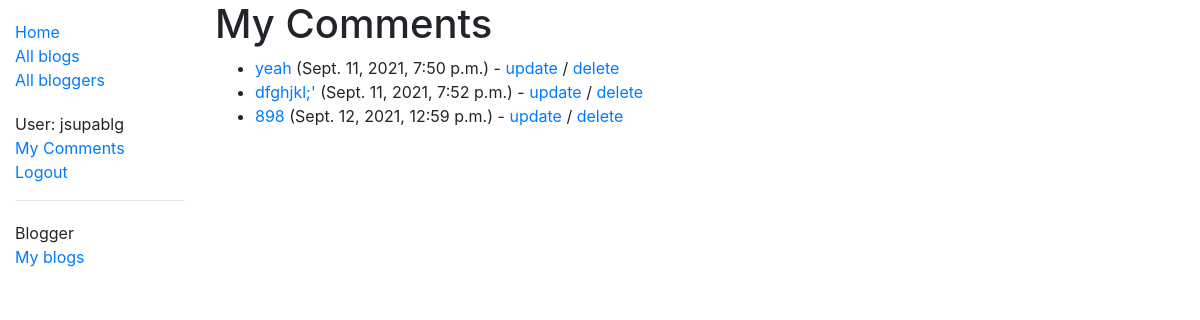
The app's page /blog/comments/ (signed in) with its own data.
### blog/models.py (models this page shows, shortened)
class Comment(models.Model):
    description = models.TextField(max_length=1000, help_text='Enter comment about blog here.')
    blog = models.ForeignKey('Blog', on_delete=models.CASCADE)
    author = models.ForeignKey(User, on_delete=models.SET_NULL, null=True)
    post_date = models.DateTimeField(auto_now_add=True)
    class Meta:
        ordering = ['post_date']
    def display_short_comment_description(self):
        if len(self.description) > 75:
            self.description = self.description[:75]
            return self.description + ' ...'
        return self.description
    display_short_comment_description.short_description = 'Comment'
    def display_short_blog_name(self):
        """Create a string for the blog name. This is required to display the first 10 words of blog name in the admin interface."""
        test  =  str(self.blog)
        if len(test) > 10:
            test = test[:10]
            return test + ' ...'
        return test
    display_short_blog_name.short_description = 'Post'

### blog/views.py (the view)
# urls.py: path('comments/', views.CommentsByUserListView.as_view(), name='my-comments'),
class CommentsByUserListView(LoginRequiredMixin,generic.ListView):
    model = Comment
    template_name ='blog/comment_list_by_user.html'
    paginate_by = 5
    def get_queryset(self):
        return Comment.objects.filter(author=self.request.user)

### blog/templates/blog/comment_list_by_user.html
{% extends "base_generic.html" %}
{% block content %}
    <h1>My Comments</h1>
    {% if comment_list %}
    <ul>
      {% for comment in comment_list %}
        <li>
            <a href="{% url 'blog-detail' comment.blog.pk %}">{{comment.display_short_comment_description}}</a> ({{ comment.post_date }}) - <a href="{% url 'comment-update' comment.id %}">update</a> / <a href="{% url 'comment-delete' comment.id %}">delete</a>
        </li>
      {% endfor %}
    </ul>
    {% else %}
      <p><a href="{% url 'blogs' %}">Add your comments for these blog posts.</a></p>
    {% endif %}
{% endblock %}

### blog/templates/base_generic.html (shortened to what this page needs)
<!DOCTYPE html>
<html lang="en">
<head>
  <link rel="stylesheet" href="https://cdn.jsdelivr.net/npm/bootstrap@4.5.3/dist/css/bootstrap.min.css">
  {% load static %}
  <link rel="stylesheet" href="{% static 'css/styles.css' %}">
</head>
<body>
  <div class="container-fluid">
    <div class="row">
      <div class="col-sm-2">
      {% block sidebar %}
        <ul class="sidebar-nav">
          <li><a href="{% url 'index' %}">Home</a></li>
          <li><a href="{% url 'blogs' %}">All blogs</a></li>
          <li><a href="{% url 'bloggers' %}">All bloggers</a></li>
        </ul>
      <ul class="sidebar-nav">
        {% if user.is_authenticated %}
          <li>User: {{ user.get_username }}</li>
          <li><a href="{% url 'my-comments' %}">My Comments</a></li>
          <li><a href="{% url 'logout'%}?next={{request.path}}">Logout</a></li>
        {% else %}
          <li><a href="{% url 'login'%}?next={{request.path}}">Login</a></li>
        {% endif %}
      </ul>
      {% if perms.blog.can_add_and_update_and_delete_blog %}
          <hr />
          <ul class="sidebar-nav">
          <li>Blogger</li>
          <li><a href="{% url 'my-blogs' %}">My blogs</a></li><br>
          </ul>
      {% endif %}
     {% endblock %}
      </div>
      <div class="col-sm-10 ">
        {% block content %}
        {% endblock %}
      </div>
    </div>
  </div>
</body>
</html>

### blog/static/css/styles.css (style rules this page uses)
.sidebar-nav { margin-top: 20px; padding: 0; list-style: none; }

### records on screen
Comment: display_short_comment_description "yeah", post_date "Sept. 11, 2021, 7:50 p.m."
Comment: display_short_comment_description "dfghjkl;'", post_date "Sept. 11, 2021, 7:52 p.m."
Comment: display_short_comment_description "898", post_date "Sept. 12, 2021, 12:59 p.m."

### other values on screen
{{ user.get_username }} "jsupablg"
